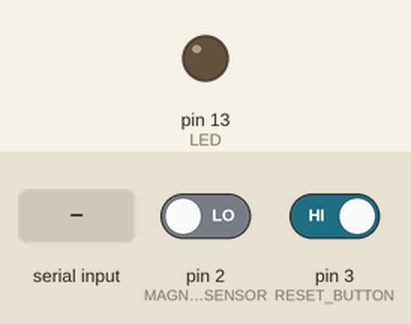
Simulated run of this sketch. Board: Arduino Uno, built with avr-gcc and run on an emulated ATmega328P. On the bench: output pins drawn as LEDs (lit = HIGH). Inputs (shaded band) come from the test bench; at power-on: pin 2 (MAGNETIC_SENSOR) LOW, pin 3 (RESET_BUTTON) HIGH. What the sketch prints to the serial monitor is not drawn.

Above: at 1.2 s.
1.3 s: "A\n" received over Serial
At 1.9 s:
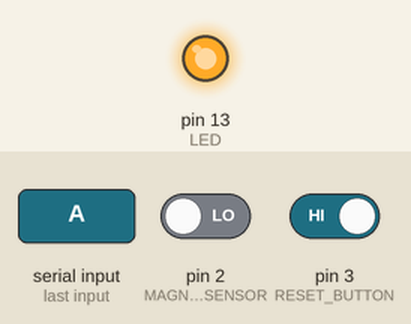
3.0 s: pin 2 (MAGNETIC_SENSOR) driven HIGH and pin 3 (RESET_BUTTON) driven LOW
Timing chart, 0 to 6.0 s (numbered marks = the images above; inputs shaded):
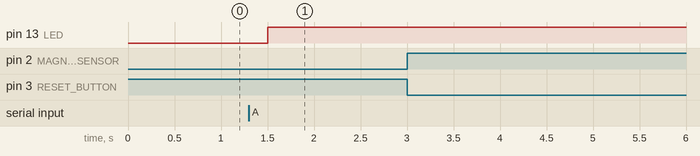

The sketch:

Arduino_main_program.ino
```cpp
/* -----------------------------------------------------------
 *                Arduino main program
 *                     Made by
 *      Belloncle Nicolas, Bernard Martin, De Pasquale Tom
 *                     2017/2018
 * -----------------------------------------------------------
 */

#include <Timer.h>
//Objects
Timer pedalingTimeSinceLastReset;
Timer pedalingTime;

//Pins
const int MAGNETIC_SENSOR = 2;
const int RESET_BUTTON = 3;
const int LED = 13;

//Constant variables
const float wheelPerimeter = 0.622 * PI;    //The diameter is 0.622 meters

//Variables
//Initialization:
String charToSend;
String charToReceive;
bool initialized;

//Magnet detection:
bool magneticSensorHasBeenOn;
float lastTime;

//Values:
float speed;
float averageSpeed;
float averageSpeedSinceLastReset;
float totalDistanceSinceLastReset;
float totalDistance;
float maxTime;
float maxSpeed;

void setup() {
  //Serial
  Serial.begin(9600);

  //Pin mode
  pinMode(MAGNETIC_SENSOR, INPUT);
  pinMode(LED, OUTPUT);
  pinMode(RESET_BUTTON, INPUT_PULLUP);

  //Setup variables and pins
  digitalWrite(LED, LOW);

  magneticSensorHasBeenOn = true;
  initialized = false;

  lastTime = -1;                //It has not been initialized
  speed = 0;
  totalDistanceSinceLastReset = 0;
  totalDistance = 0;
  averageSpeed = 0;
  averageSpeedSinceLastReset = 0;
  maxTime = 0;
  maxSpeed = 0;
}

void loop() {
  //Testing for a connection between Arduino & Processing
  if (serialInitialized()) {
    //Led is on
    digitalWrite(LED, HIGH);

    //Magnet Detection
    if (isMagneticSensorOn())
    {
      //Calculate the speed
      calculateSpeed();

      /* Time objects:
         Starting or resuming the timers.
         - If it has not been started, starts the timer.
         - If it has been paused, resuming.
      */
      pedalingTimeSinceLastReset.start();
      pedalingTime.start();
      pedalingTimeSinceLastReset.resume();
      pedalingTime.resume();
    }
    else  //If magnet isn't detected
    {
      /* It pauses the timers if the magnet hasn't been detected for 3 seconds */
      if (millis() - lastTime > 3000)
      {
        pedalingTimeSinceLastReset.pause();
        pedalingTime.pause();
        speed = 0;
        lastTime = millis();
      }
    }

    /* If the pedaling time is not 0, it calculates the average speed
       else, there is an error (divided by 0)
    */
    if (pedalingTimeSinceLastReset.getTotalTime() > 0)
      averageSpeedSinceLastReset = (totalDistanceSinceLastReset / (pedalingTimeSinceLastReset.getTotalTime() / 1000)) * 3.6;
    if (pedalingTime.getTotalTime() > 0)
      averageSpeed = (totalDistance / (pedalingTime.getTotalTime() / 1000)) * 3.6;

    //Calculate the maximum distance since two reset
    if (pedalingTimeSinceLastReset.getTotalTime() > maxTime)
      maxTime = pedalingTimeSinceLastReset.getTotalTime();

    //Calculate the maximum speed
    if(speed > maxSpeed)
      maxSpeed = speed;

    //Function for the reset button
    resetButton();
    //Function to send informations to Processing
    displayInfosOnSerial();
  }
  else
  {
    //Led is off
    digitalWrite(LED, LOW);
  }
}


//Function for detecting magnet
bool isMagneticSensorOn()
{
  /* Delay of 100ms. It is the minimum time between two detections */
  delay(100);
  //Saving the state of the magnetic sensor
  bool stateOfSensor = digitalRead(MAGNETIC_SENSOR);

  //If magnetic sensor detects magnet
  if (stateOfSensor == HIGH)
  {
    //The sensor must have been off before returning on
    if (!magneticSensorHasBeenOn)
    {
      magneticSensorHasBeenOn = true;
      //Updating values
      totalDistanceSinceLastReset += wheelPerimeter;
      totalDistance += wheelPerimeter;
      //Serial.println("Magnet detected.");

      //Magnet is detected, return true to the function
      return true;
    }
  }
  else
  {
    //To et know that the sensor has been off
    if (magneticSensorHasBeenOn == true)
    {
      magneticSensorHasBeenOn = false;

      //Magnet is not detected, return false to the function
      return false;
    }
  }
}

//Function that calculate the speed
void calculateSpeed()
{
  float _speed = 0;     //Speed is 0 at the beginning
  if (lastTime < 0)     //It is the first time that the magnet passes in front of the sensor
  {
    lastTime = millis();  //Getting the time value of the last time
  }
  else
  {
    float dt = millis() - lastTime;     //dt is in milliseconds
    dt /= 1000;                         //Puting dt in seconds
    _speed = (wheelPerimeter / dt) * 3.6;   //Calculating speed in km/h
    lastTime = millis();                    //Updating lastTime value
  }


  if (_speed > 65)          //If the magnet has been detected 2 times in 100ms, the speed is over 65 -> speed = 0
  {
    return;
  }
  else
  {
    speed = _speed;
  }
}

//Function that send informations to Processing
void displayInfosOnSerial()
{
  /*  Infos are in this order :
      totalAverageSpeed; totalPedalingTime; averageSpeedSinceLastReset; pedalingTimeSinceLastReset; maxSpeed; maxTime; speed;
  */
  Serial.print(averageSpeed, 2);
  Serial.print(";");
  Serial.print(pedalingTime.getTotalTime()/1000, 2);
  Serial.print(";");
  Serial.print(averageSpeedSinceLastReset, 2);
  Serial.print(";");
  Serial.print(pedalingTimeSinceLastReset.getTotalTime()/1000, 2);
  Serial.print(";");
  Serial.print(maxSpeed, 2);
  Serial.print(";");
  Serial.print(maxTime/1000, 2);
  Serial.print(";");
  Serial.print(speed, 2);

  Serial.print("\n");   //Char that ends the line /!\ Important
}

//Function for the reset button
void resetButton()
{
  //Checking if button is pressed
  bool stateOfButton = digitalRead(RESET_BUTTON);
  //If it is pressed
  if (stateOfButton == HIGH)
  {
    //Stoping time since last reset
    pedalingTimeSinceLastReset.stop();
    //Reseting all the values
    speed = 0;
    totalDistanceSinceLastReset = 0;
    averageSpeedSinceLastReset = 0;
  }
}

//Function to initialize Arduino, it checks the connection between Processing & Arduino
bool serialInitialized()
{
  //return true;  //Remove the comment if you want to test the program without processing (all the value are in the console)
  //If it has not been initialized
  if (initialized == false)
  {
    //Checking if the Serial is available to read
    if (Serial.available() > 0)
    {
      //Reading char that comes from Processing
      charToReceive = Serial.read();

      //If it receive the good char, initialized = true
      if (charToReceive == "A");
      {
        initialized = true;
      }
    }
    else    //If it is not available to read, send a char to Processing
    {
      Serial.write('T');
    }
    delay(100);
    return false;
  }
  else
  {
    return true;
  }
}
```

Timer.h
```cpp
/* -------------------------------------------------------------------------
	Création d'une classe Timer pour un projet d'ISN:
	  Compteur Vélo.
	Objectif:
 	  Pouvoir chronomètrer le temps avec Arduino afin d'avoir une valeur
 	  pour le calcul pour la vitesse moyenne.
	Méthodes:
	  - start
	  - stop
	  - pause
	  - resume
	  - getTotalTime
   -------------------------------------------------------------------------*/


//Condition pour éviter d'appeler plusieur fois la class
#ifndef Timer_h
#define Timer_h

#include "Arduino.h"

class Timer
{
public:
	//Constructeur:
	Timer();
	//Méthodes:
	bool start();
	float pause();
	float stop();
	float resume();
	//Assesseur:
	float getTotalTime();
private:
	//Variables:
	bool _isRunning;
	bool _paused;
	float _startTime;
	float _stopTime;
	float _totalTime;
};

#endif
```

Measured:
- after the input at 1.3 s, pin 13 (LED): LOW → HIGH after 0.20 s
- after the input at 3.0 s, every drawn part: stays the same
